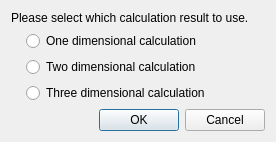
<?xml version="1.0" encoding="UTF-8"?>
<ui version="4.0">
 <class>PostBaseSelectingDialog</class>
 <widget class="QDialog" name="PostBaseSelectingDialog">
  <property name="geometry">
   <rect>
    <x>0</x>
    <y>0</y>
    <width>276</width>
    <height>136</height>
   </rect>
  </property>
  <property name="windowTitle">
   <string>Calculation Result Selection</string>
  </property>
  <layout class="QVBoxLayout" name="verticalLayout_2">
   <item>
    <widget class="QLabel" name="label">
     <property name="text">
      <string>Please select which calculation result to use.</string>
     </property>
    </widget>
   </item>
   <item>
    <layout class="QVBoxLayout" name="verticalLayout">
     <property name="leftMargin">
      <number>15</number>
     </property>
     <item>
      <widget class="QRadioButton" name="dim1radioButton">
       <property name="text">
        <string>One dimensional calculation</string>
       </property>
      </widget>
     </item>
     <item>
      <widget class="QRadioButton" name="dim2radioButton">
       <property name="text">
        <string>Two dimensional calculation</string>
       </property>
      </widget>
     </item>
     <item>
      <widget class="QRadioButton" name="dim3radioButton">
       <property name="text">
        <string>Three dimensional calculation</string>
       </property>
      </widget>
     </item>
    </layout>
   </item>
   <item>
    <spacer name="verticalSpacer">
     <property name="orientation">
      <enum>Qt::Vertical</enum>
     </property>
     <property name="sizeHint" stdset="0">
      <size>
       <width>20</width>
       <height>0</height>
      </size>
     </property>
    </spacer>
   </item>
   <item>
    <widget class="QDialogButtonBox" name="buttonBox">
     <property name="orientation">
      <enum>Qt::Horizontal</enum>
     </property>
     <property name="standardButtons">
      <set>QDialogButtonBox::Cancel|QDialogButtonBox::Ok</set>
     </property>
    </widget>
   </item>
  </layout>
 </widget>
 <resources/>
 <connections>
  <connection>
   <sender>buttonBox</sender>
   <signal>accepted()</signal>
   <receiver>PostBaseSelectingDialog</receiver>
   <slot>accept()</slot>
   <hints>
    <hint type="sourcelabel">
     <x>248</x>
     <y>254</y>
    </hint>
    <hint type="destinationlabel">
     <x>157</x>
     <y>274</y>
    </hint>
   </hints>
  </connection>
  <connection>
   <sender>buttonBox</sender>
   <signal>rejected()</signal>
   <receiver>PostBaseSelectingDialog</receiver>
   <slot>reject()</slot>
   <hints>
    <hint type="sourcelabel">
     <x>316</x>
     <y>260</y>
    </hint>
    <hint type="destinationlabel">
     <x>286</x>
     <y>274</y>
    </hint>
   </hints>
  </connection>
 </connections>
</ui>
